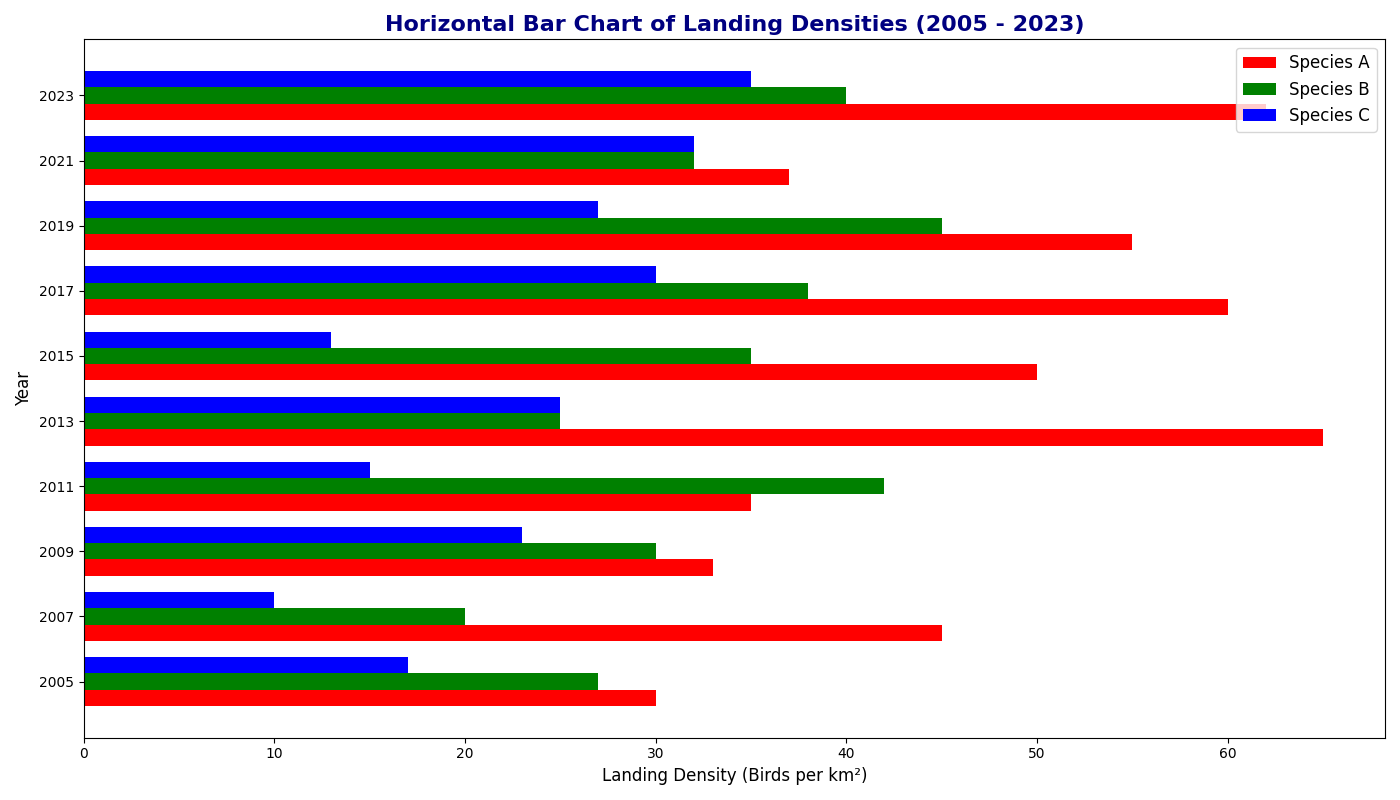

Write Python code to recreate this figure.
import matplotlib.pyplot as plt
import numpy as np

years = np.array(['2005', '2007', '2009', '2011', '2013', '2015', '2017', '2019', '2021', '2023'])  # Made years strings for bar labels

species_a_landing_density = np.array([30, 45, 33, 35, 65, 50, 60, 55, 37, 62])
species_b_landing_density = np.array([27, 20, 30, 42, 25, 35, 38, 45, 32, 40])
species_c_landing_density = np.array([17, 10, 23, 15, 25, 13, 30, 27, 32, 35])

# Define the bar width
bar_width = 0.25
# Create an array for the indices where we want to place the first species' bars
indices = np.arange(len(years))

fig, ax = plt.subplots(figsize=(14, 8))

# Creating bars for each species and arranging them side by side
ax.barh(indices, species_a_landing_density, height=bar_width, color='red', label='Species A')
ax.barh(indices + bar_width, species_b_landing_density, height=bar_width, color='green', label='Species B')
ax.barh(indices + 2 * bar_width, species_c_landing_density, height=bar_width, color='blue', label='Species C')

ax.set_yticks(indices + bar_width)
ax.set_yticklabels(years)

ax.set_title('Horizontal Bar Chart of Landing Densities (2005 - 2023)', fontsize=16, fontweight='bold', color='navy')
ax.set_ylabel('Year', fontsize=12)
ax.set_xlabel('Landing Density (Birds per km²)', fontsize=12)

ax.legend(loc='upper right', fontsize=12)

plt.tight_layout()
plt.show()
